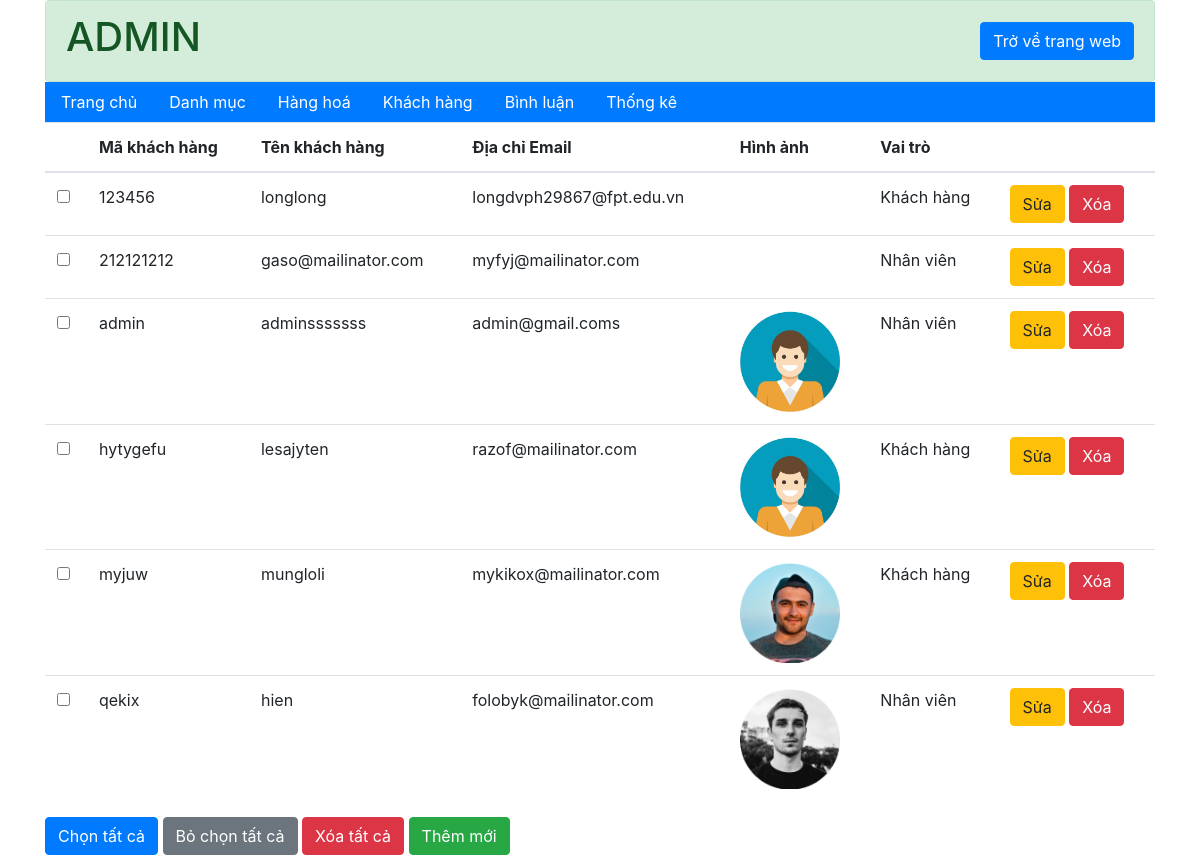
Page /admin/khach-hang/index.php (signed in) on the earlier database version.
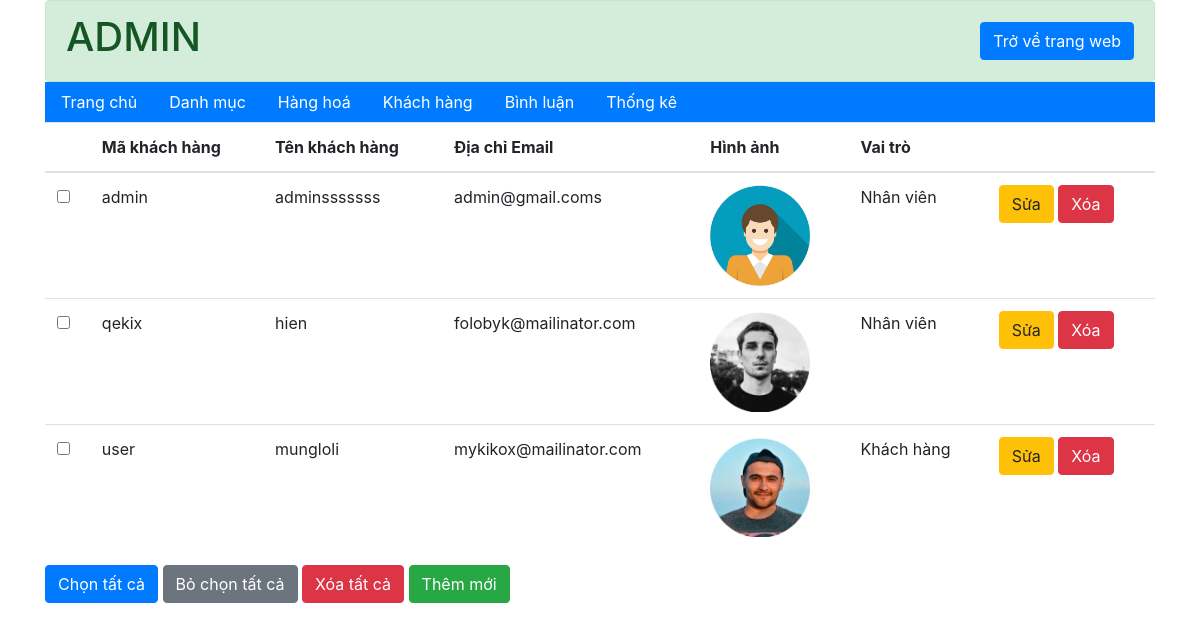
Same page on the later database version.
### tables this page shows
CREATE TABLE `khach_hang` (
  `ma_kh` varchar(20) NOT NULL COMMENT 'mã đăng nhập',
  `mat_khau` varchar(50) NOT NULL COMMENT 'mật khẩu',
  `ho_ten` varchar(50) NOT NULL COMMENT 'họ và tên',
  `kich_hoat` tinyint(1) NOT NULL COMMENT 'trang thái kích hoạt',
  `hinh` varchar(50) NOT NULL COMMENT 'tên hình ảnh',
  `email` varchar(50) NOT NULL COMMENT 'địa chỉ email',
  `vai_tro` tinyint(1) NOT NULL COMMENT 'vai trò true là nhân viên'
);

### admin/khach-hang/index.php (called while the page is built, shortened)
<?php
    require "../../global.php";
    require "../../dao/pdo.php";
    require "../../dao/khachHang.php";
    if(exsist_param("add")){
        $view_name="add.php";
    }
    else if(exsist_param("edit")){
        $id_kh=$_GET['makh'];
        $khachHang=khachHang_select_by_id($id_kh);
        $view_name="edit.php";
    }
    else if(exsist_param("btn_delete")){
        $id_kh=$_GET['makh'];
        khachHang_delete($id_kh);
        $list_khachHang=khachhang_selectAll();
        $view_name="list.php";
    }
    else if(exsist_param("btn-delete-all")){
        $list_id=$_POST['ma_kh'];
        khachHang_delete($list_id);
        $list_khachHang=khachhang_selectAll();
        $view_name="list.php";
    }
    else{
        $list_khachHang=khachhang_selectAll();
    }
    require "../layout.php";
?>

### global.php (called while the page is built, shortened)
<?php
    $url="/food_market_10-diem";
    $url_content="$url/content";
    $url_site="$url/site";
?>

### dao/pdo.php (called while the page is built, shortened)
<?php
function pdo_get_connection(){
    $hostname='localhost';
    $dbname='xsshop';
    $username = 'root';
    $password = '';
    try{
        $connect = new PDO("mysql:host=$hostname;dbname=$dbname", $username, $password);
        $connect->setAttribute(PDO::ATTR_ERRMODE, PDO::ERRMODE_EXCEPTION);
        return $connect;
    }catch(PDOException $e){
        $e->getMessage();
    }
}
function pdo_query($sql){
    $sql_args = array_slice(func_get_args(), 1);
    try{
        $connect = pdo_get_connection();
        $stmt = $connect->prepare($sql);
        $stmt->execute($sql_args);
        $rows = $stmt->fetchAll();
        return $rows;
    }
    catch(PDOException $e){
        throw $e;
    }
    finally{
        unset($connect);
    }
}
?>

### dao/khachHang.php (called while the page is built, shortened)
<?php
    function khachhang_selectAll(){
        $sql = "SELECT * FROM `khach_hang`";
        return pdo_query($sql);
    }
?>

### admin/khach-hang/list.php (the view)
<div class="container">
  <form action="index.php" method="post">
    <table class="table ">
      <thead>
        <tr>
          <th></th>
          <th>Mã khách hàng</th>
          <th>Tên khách hàng</th>
          <th>Địa chỉ Email</th>
          <th>Hình ảnh</th>
          <th>Vai trò</th>
          <th></th>
        </tr>
      </thead>
      <tbody>
        <?php
        foreach ($list_khachHang as $khachHang) {
        ?>
          <tr>
            <td><input type="checkbox" name="ma_kh[]" value="<?=$khachHang['ma_kh']?>"></td>
            <td><?php echo $khachHang['ma_kh'] ?></td>
            <td><?php echo $khachHang['ho_ten'] ?></td>
            <td><?php echo $khachHang['email'] ?></td>
            <td><img style="width: 100px;" src="<?php echo "$url_content/images/image_user/".$khachHang['hinh'] ?>" alt=""></td>
            <td><?php echo ($khachHang['vai_tro'] == 1) ? "Nhân viên" : "Khách hàng" ?></td>
            <td>
              <a class="btn btn-warning" href="index.php?edit&makh=<?php echo $khachHang['ma_kh'] ?>">Sửa</a>
              <a onclick="return confirm('Bạn có chắc chắn xoá không?')" class="btn btn-danger" href="index.php?btn_delete&makh=<?php echo $khachHang['ma_kh'] ?>">Xóa</a>
            </td>
          </tr>
        <?php
        }
        ?>
      </tbody>
    </table>
    <div>
      <button class="btn btn-primary" id="check-all" type="button">Chọn tất cả</button>
      <button class="btn btn-secondary" id="clear-all" type="button">Bỏ chọn tất cả</button>
      <button class="btn btn-danger" name="btn-delete-all" onclick="return confirm('Bạn có chắc chắn xoá không?')">Xóa tất cả</button>
      <a class="btn btn-success" href="index.php?add">Thêm mới</a>
    </div>
  </form>
</div>

### admin/layout.php (shortened to what this page needs)
<!doctype html>
<html lang="en">
  <head>
    <link rel="stylesheet" href="https://stackpath.bootstrapcdn.com/bootstrap/4.3.1/css/bootstrap.min.css">
</head>
  <body>
        <div>
        <?php require "header.php"?>
        </div>
    <div>
        <?php include $view_name; ?>
      </div>
  </body>
</html>

### admin/header.php
<div class="container">
  <div class="alert alert-success d-flex justify-content-between align-items-center mb-0">
    <h1>ADMIN</h1>
    <a class="btn btn-primary" href="<?=$url_site?>/trang-chinh">Trở về trang web</a>
  </div>
<div>
  <ul class="nav bg-primary">
    <li class="nav-item"><a class="nav-link text-white" href="../trang-chinh/">Trang chủ</a></li>
    <li class="nav-item"><a class="nav-link text-white" href="../danh-muc/">Danh mục</a></li>
    <li class="nav-item"><a class="nav-link text-white" href="../hang-hoa/">Hàng hoá</a></li>
    <li class="nav-item"><a class="nav-link text-white" href="../khach-hang">Khách hàng</a></li>
    <li class="nav-item"><a class="nav-link text-white" href="../binh-luan">Bình luận</a></li>
    <li class="nav-item"><a class="nav-link text-white" href="../thong-ke">Thống kê</a></li>
  </ul>
</div>
</div>

Differences in the rows shown:
removed khach_hang: ma_kh "123456", ho_ten "longlong", email "longdvph29867@fpt.edu.vn", vai_tro "Khách hàng"
removed khach_hang: ma_kh "212121212", ho_ten "gaso@mailinator.com", email "myfyj@mailinator.com", vai_tro "Nhân viên"
removed khach_hang: ma_kh "hytygefu", ho_ten "lesajyten", email "razof@mailinator.com", hinh (picture), vai_tro "Khách hàng"
removed khach_hang: ma_kh "myjuw", ho_ten "mungloli", email "mykikox@mailinator.com", hinh (picture), vai_tro "Khách hàng"
added khach_hang: ma_kh "user", ho_ten "mungloli", email "mykikox@mailinator.com", hinh (picture), vai_tro "Khách hàng"
